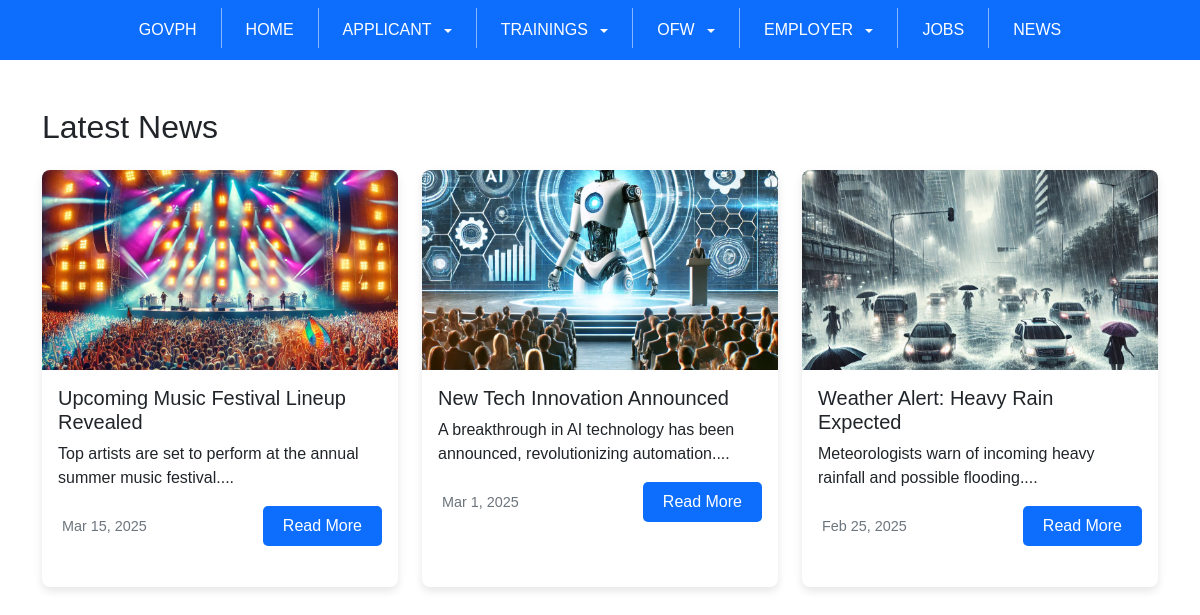
Before: /news.php with the older database file.
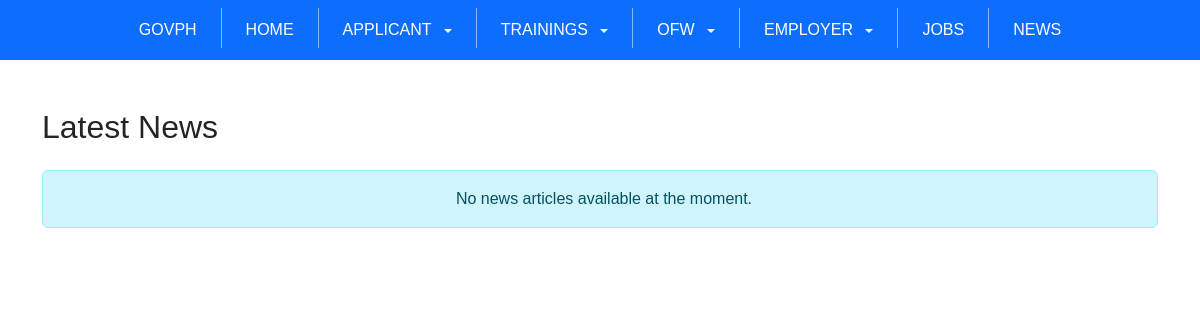
After: the same page with the newer database file.
### tables this page shows
CREATE TABLE `news` (
  `id` int(11) NOT NULL,
  `title` varchar(255) DEFAULT NULL,
  `image` varchar(255) DEFAULT NULL,
  `description` varchar(255) DEFAULT NULL,
  `schedule_date` date DEFAULT NULL,
  `create_at` timestamp NOT NULL DEFAULT current_timestamp() ON UPDATE current_timestamp()
);

### news.php (the view, shortened to what this page needs)
<?php
include "db.php";
$limit = 6;
$page = isset($_GET['page']) ? (int)$_GET['page'] : 1;
$start = ($page - 1) * $limit;
$result = $conn->query("SELECT COUNT(id) AS total FROM news");
$sql = "SELECT * FROM news ORDER BY schedule_date DESC LIMIT $start, $limit";
$result = $conn->query($sql);
?>
<!DOCTYPE html>
<html lang="en">
<head>
    <link href="https://cdn.jsdelivr.net/npm/bootstrap@5.3.0/dist/css/bootstrap.min.css" rel="stylesheet">
    <link rel="stylesheet" href="news.css">
</head>
<body>
<nav class="navbar bg-primary text-white py-2">
    <div class="container-fluid">
        <div class="d-flex flex-wrap align-items-center">
           <a href="https://www.gov.ph/" target="_blank" class="nav-link px-3 text-white">GOVPH</a>
            <a href="index.php" class="nav-link px-3">HOME</a>
            <div class="dropdown">
                <a class="nav-link px-3 dropdown-toggle" href="#" role="button" data-bs-toggle="dropdown" aria-expanded="false">
                    APPLICANT
                </a>
            </div>
            <div class="dropdown">
                <a class="nav-link px-3 dropdown-toggle" href="#" role="button" data-bs-toggle="dropdown" aria-expanded="false">
                    TRAININGS
                </a>
            </div>
            <div class="dropdown">
                <a class="nav-link px-3 dropdown-toggle" href="#" role="button" data-bs-toggle="dropdown" aria-expanded="false">
                    OFW
                </a>
            </div>
            <div class="dropdown">
                <a class="nav-link px-3 dropdown-toggle" href="#" role="button" data-bs-toggle="dropdown" aria-expanded="false">
                    EMPLOYER
                </a>
            </div>
            <a href="joblist.php" class="nav-link px-3">JOBS</a>
            <a href="news.php" class="nav-link px-3">NEWS</a>
        </div>
    </div>
</nav>
<div class="container mt-5">
    <h2 class="mb-4">Latest News</h2>
    <?php if ($result->num_rows > 0): ?>
        <div class="row">
            <?php while ($news = $result->fetch_assoc()): ?>
                <div class="col-md-6 col-lg-4 mb-4">
                    <div class="card news-card">
                        <?php if ($news['image']): ?>
                            <img src="<?php echo htmlspecialchars($news['image']); ?>" class="card-img-top news-img" alt="<?php echo htmlspecialchars($news['title']); ?>">
                        <?php endif; ?>
                        <div class="card-body">
                            <h5 class="card-title"><?php echo htmlspecialchars($news['title']); ?></h5>
                            <p class="card-text"><?php echo htmlspecialchars(substr($news['description'], 0, 150)); ?>...</p>
                            <div class="d-flex justify-content-between align-items-center">
                                <small class="news-date">
                                    <?php echo date('M j, Y', strtotime($news['schedule_date'])); ?>
                                </small>
                                <button class="btn btn-primary read-more-btn" data-bs-toggle="modal" data-bs-target="#newsModal"
                                    data-title="<?php echo htmlspecialchars($news['title']); ?>"
                                    data-image="<?php echo htmlspecialchars($news['image']); ?>"
                                    data-description="<?php echo htmlspecialchars($news['description']); ?>"
                                    data-content="<?php echo htmlspecialchars($news['content']); ?>"
                                    data-date="<?php echo date('F j, Y', strtotime($news['schedule_date'])); ?>">
                                    Read More
                                </button>
                            </div>
                        </div>
                    </div>
                </div>
            <?php endwhile; ?>
        </div>
    <?php else: ?>
        <div class="alert alert-info text-center">
            <i class="fas fa-info-circle me-2"></i> No news articles available at the moment.
        </div>
    <?php endif; ?>
</div>
</body>
</html>

### news.css (style rules this page uses)
body { font-family: Arial, sans-serif; }
.navbar { padding: 0; }
.navbar .nav-link { color: white !important; padding: 10px 15px; position: relative; text-decoration: none; }
.navbar a:not(.dropdown-item)::before, .navbar .nav-link::before { content: ''; position: absolute; width: 100%; height: 4px; border-radius: 4px; background-color: #ffffff; bottom: 0; left: 0; transform-origin: right; transform: scaleX(0); transition: transform 0.3s ease-in-out; }
.dropdown-toggle::after { margin-left: 0.5em; vertical-align: middle; transition: transform 0.2s ease; }
.news-card { transition: all 0.3s ease; border: none; border-radius: 8px; overflow: hidden; box-shadow: 0 4px 8px rgba(0,0,0,0.1); margin-bottom: 25px; height: 100%; }
.news-img { height: 200px; object-fit: cover; width: 100%; }
.news-date { color: #6c757d; font-size: 0.9rem; }
.read-more-btn { background-color: #0D6EFD; border: none; padding: 8px 20px; border-radius: 5px; transition: all 0.3s; }

Changed rows visible on the page:
removed news: image (picture), title "Upcoming Music Festival Lineup Revealed", description "Top artists are set to perform at the annual summer music festival.", schedule_date "Mar 15, 2025"
removed news: image (picture), title "New Tech Innovation Announced", description "A breakthrough in AI technology has been announced, revolutionizing automation.", schedule_date "Mar 1, 2025"
removed news: image (picture), title "Weather Alert: Heavy Rain Expected", description "Meteorologists warn of incoming heavy rainfall and possible flooding.", schedule_date "Feb 25, 2025"
Other visible differences:
text now shown: "No news articles available at the moment."
